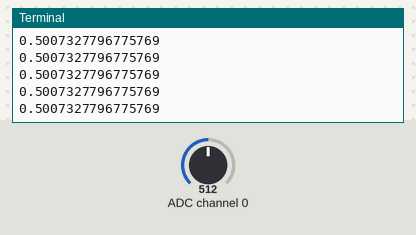
The program below on a simulated Raspberry Pi (BCM pin numbers). Shown: the last lines printed to the terminal. The test bench sets the inputs (shaded band); at power-on: ADC channel 0 = 512 (analog values on the 0–1023 scale).

Above: at 1.2 s.
1.3 s: ADC channel 0 set to 716
At 1.31 s:
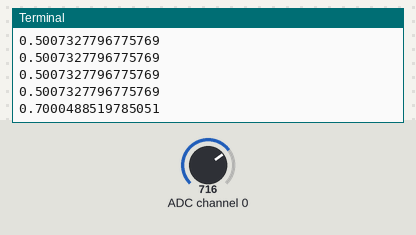
2.8 s: ADC channel 0 set to 900
At 2.82 s:
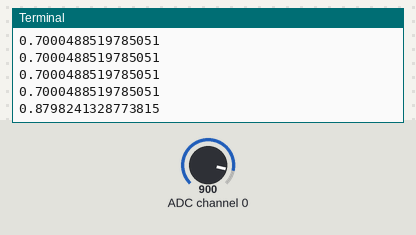
Timing chart, 0 to 5.8 s (numbered marks = the images above; inputs shaded):
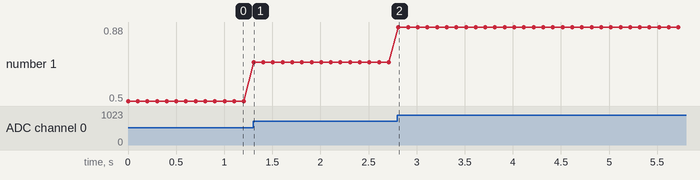

Measured:
- after the input at 1.3 s, the terminal: prints a new line at once (image 1)
- after the input at 2.8 s, the terminal: prints a new line at once (image 2)
- plotted number 1: 0.5 → 0.7 after the input at 1.3 s, 0.7 → 0.88 after the input at 2.8 s

The program:

01_ADC_Channel_0.py
```python
from gpiozero import MCP3008
from time import sleep

pot = MCP3008(channel=0,
              clock_pin=11,
              mosi_pin=10,
              miso_pin=9,
              select_pin=8)

while True:
    print(pot.value)    # Value is from 0 to 1 (float)
    sleep(0.1)
```
